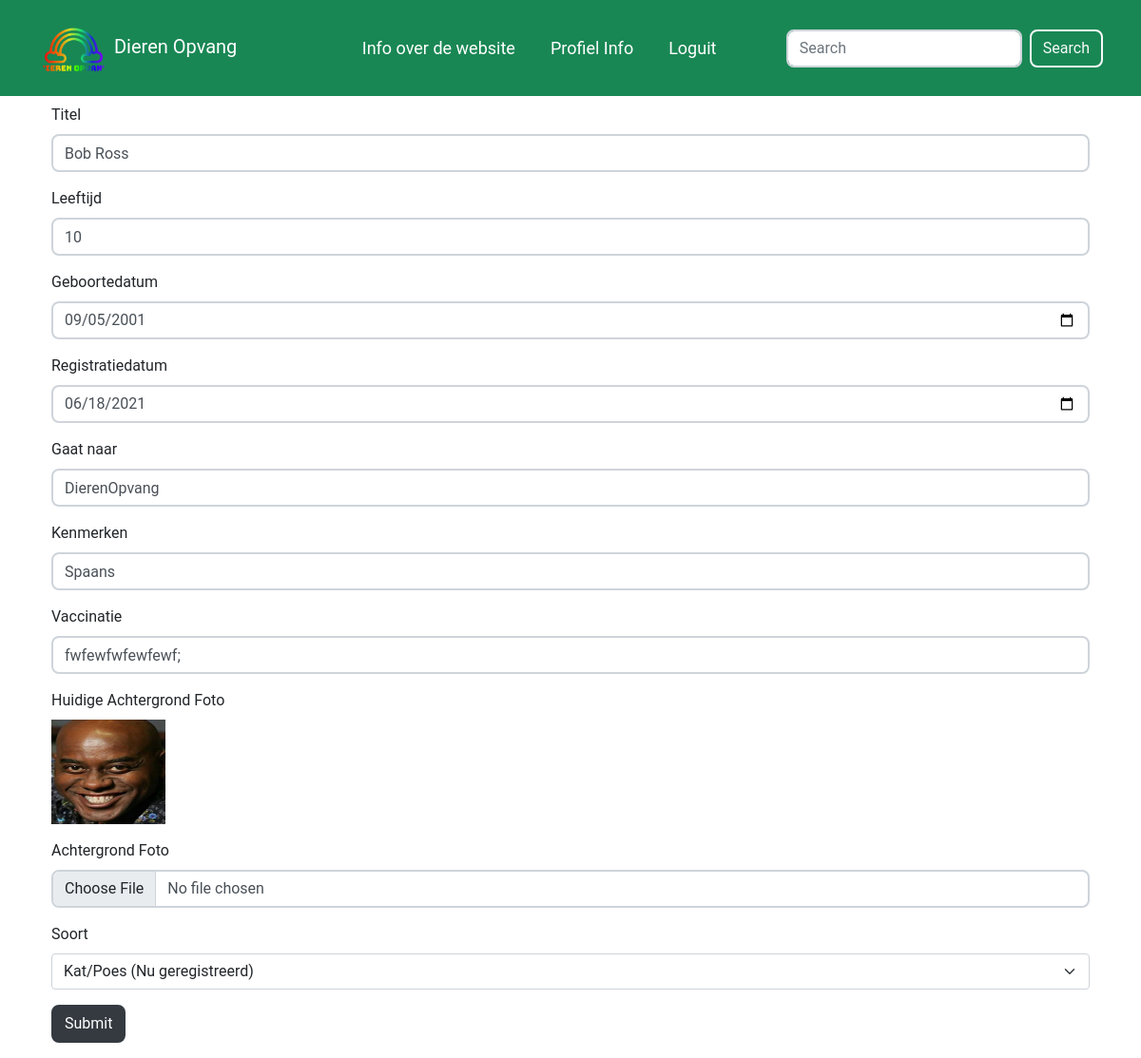
The app's page /admin/changepost.php?id=3d787e55-f5d1-46f6-948d-f8841c7dc3ab (signed in) with its own data.
### tables this page shows
CREATE TABLE `dieren` (
  `id` varchar(64) NOT NULL,
  `naam` varchar(64) NOT NULL,
  `soort` varchar(64) NOT NULL,
  `soortid` varchar(64) NOT NULL,
  `leeftijd` int(3) NOT NULL,
  `eigenaar_id` varchar(64) NOT NULL,
  `geboortedatum` date NOT NULL,
  `regristratiedatum` date NOT NULL DEFAULT current_timestamp(),
  `naar` varchar(64) NOT NULL,
  `kenmerken` text NOT NULL,
  `vaccinatie` text NOT NULL,
  `image` text NOT NULL
);

CREATE TABLE `soort` (
  `id` varchar(64) NOT NULL,
  `soort` varchar(64) NOT NULL
);

### admin/changepost.php (the view, shortened to what this page needs)
<?php
require('../php/database.php');
if($stmt = $conn->prepare("SELECT naam, soortid, leeftijd, eigenaar_id, geboortedatum, regristratiedatum, naar, kenmerken, vaccinatie, image FROM dieren WHERE id = ?")) {
    $stmt->bind_param("s", $_GET["id"]);
    $stmt->execute();
    $stmt->store_result();
    if ($stmt->num_rows > 0) {
        $stmt->bind_result($naam, $dier, $leeftijd, $eigenaar_id, $geboortedatum, $regristratiedatum, $naar, $kenmerken, $vaccinatie, $image);
    }
}
if($stmt2 = $conn->prepare("SELECT soort FROM soort WHERE id = ?")) {
    $stmt2->bind_param("s", $dier);
    $stmt2->execute();
    $stmt2->store_result();
    if ($stmt2->num_rows > 0) {
        $stmt2->bind_result($dierennaam);
    }
}
?>
<!doctype html>
<html lang="en">
<head>
    <?php require("components/style.php"); ?>
</head>
<body>
<?php require("components/navbar.php"); ?>
    <div class="container mt-2">
        <form method="POST" enctype="multipart/form-data" action="../php/changepost.php?id=<?php echo $_GET['id']; ?>">
            <div class="form-group">
                <label for="titel">Titel</label>
                <input name="title" id="titel" class="form-control" placeholder="Titel" type="text" value="<?php echo $naam;?>" required>
            </div>
            <div class="form-group">
                <label for="leeftijd">Leeftijd</label>
                <input name="leeftijd" id="leeftijd" type="number" class="form-control" placeholder="10" type="text" value="<?php echo $leeftijd;?>" required>
            </div>
            <div class="form-group">
                <label for="geboortedatum">Geboortedatum</label>
                <input name="geboortedatum" class="form-control" required type="date" id="geboortedatum" value="<?php echo $geboortedatum;?>">
            </div>
            <div class="form-group">
                <label for="registratiedatum">Registratiedatum</label>
                <input name="regristratiedatum" class="form-control" required type="date" id="regristratiedatum" value="<?php echo $regristratiedatum;?>">
            </div>
            <div class="form-group">
                <label for="naar">Gaat naar</label>
                <input name="naar" class="form-control" type="text" required id="subtext" value="<?php echo $naar;?>">
            </div>
            <div class="form-group">
                <label for="Kenmerken">Kenmerken</label>
                <input name="Kenmerken" class="form-control" required type="text" id="Kenmerken" value="<?php echo $kenmerken ?>" required>
            </div>
            <div class="form-group">
                <label for="Vaccinatie">Vaccinatie</label>
                <input name="Vaccinatie" class="form-control" type="text" id="Vaccinatie" value="<?php echo $vaccinatie;?>" required>
            </div>
            <div class="form-group">
                <label for="Huidige_Afbeelding">Huidige Achtergrond Foto</label><br>
                <input hidden="1" readonly="1" name="Huidige_Afbeelding" value="<?php echo $image;?>"><img src="../<?php echo "" . $image . "";?>" width="120" height="110">
            </div>
            <div class="form-group">
                <label for="foto">Achtergrond Foto</label>
                <input class="form-control" name="image" type="file">
            </div>
            <div class="form-group">
                <label for="dier">Soort</label>
                <select class="form-select" required name="dier">
                <?php
                echo "<option selected value='". $dier ."' >". $dierennaam ." (Nu geregistreerd)</option>";
                ?>
                </select>
            </div>
            <div class="form-group">
                <input type="submit" name="submit" class="btn btn-dark">
            </div>
        </form>
    </div>
</body>
</html>

### css/custom.css (style rules this page uses)
html { position: relative; min-height: 100%; }
* { font-family: 'Roboto', sans-serif; }
body { margin-bottom: 60px; }

### records on screen
dieren: title "Bob Ross", leeftijd "10", geboortedatum "09/05/2001", regristratiedatum "06/18/2021", naar "DierenOpvang", Kenmerken "Spaans", Vaccinatie "fwfewfwfewfewf;", image (picture)
soort: dier "Kat/Poes (Nu geregistreerd)"
